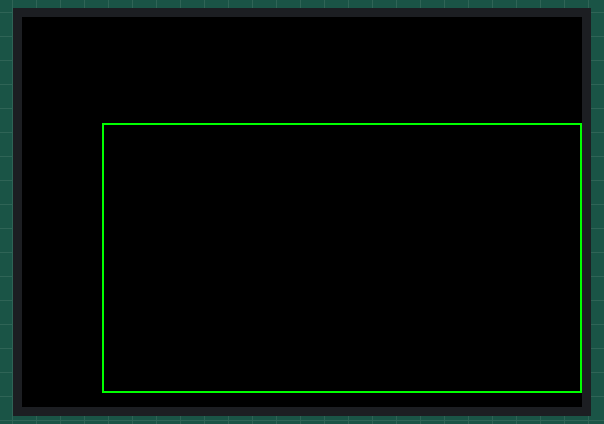
Recording of a sketch running on a simulated ESP32. On the bench: 280×195 colour display. What the sketch prints to the serial monitor is not drawn.

Above: at 1.4 s.

The sketch:

rectangle_test.ino
```cpp
//#include <SPI.h>
#include <TFT_eSPI.h>

TFT_eSPI tft = TFT_eSPI();

#define tft_width_offset 40
#define tft_height_offset 53

#define tft_width 240
#define tft_height 135
/*
#define TFT_MOSI 23  // SDA Pin on ESP32   (DIN pin of LCD )
#define TFT_SCLK 18  // SCL Pin on ESP32   ( CLK pin of LCD)
#define TFT_CS   15  // Chip select control pin
#define TFT_DC    2  // Data Command control pin
#define TFT_RST   4  // Reset pin (could connect to RST pin)
*/


void setup()
{

    Serial.begin(115200);

    // We start by connecting to a WiFi network
    Serial.println();
    Serial.println();
    Serial.println("WiFi Connecting.");

    tft.begin();
    tft.setRotation(1);  // landscape
   tft.fillScreen(TFT_BLACK);
    delay(500);
    tft.fillScreen(TFT_RED);
    delay(500);
    tft.fillScreen(TFT_BLACK);
    //tft.drawRect(40,53,240,135,TFT_GREEN);
    tft.drawRect(tft_width_offset,tft_height_offset,tft_width,tft_height,TFT_GREEN);
}

void loop()
{

}
```
